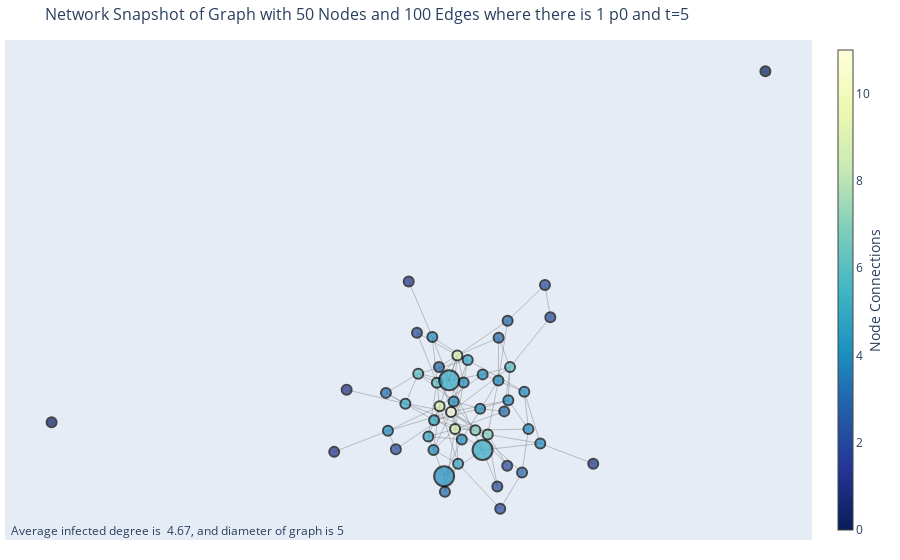

Notebook code for this chart:
### Markdown cell above
## Graph Visualization

### Code cell
G = nx.from_numpy_matrix(graphs[-1])
# G = nx.gnm_random_graph(NUM_NODES, NUM_EDGES)
edge_x = []
edge_y = []
positions = nx.spring_layout(G)
for edge in G.edges():
    x0, y0 = positions[edge[0]]
    x1, y1 = positions[edge[1]]
    edge_x.append(x0)
    edge_x.append(x1)
    edge_x.append(None)
    edge_y.append(y0)
    edge_y.append(y1)
    edge_y.append(None)


edge_trace = go.Scatter(
    x=edge_x, y=edge_y,
    line=dict(width=0.5, color='#888'),
    hoverinfo='none',
    mode='lines')

node_x = []
node_y = []
for node in G.nodes():
    x, y = positions[node]
    node_x.append(x)
    node_y.append(y)

node_trace = go.Scatter(
    x=node_x, y=node_y,
    mode='markers',
    hoverinfo='text',
    marker=dict(
        showscale=True,
        # colorscale options
        #'Greys' | 'YlGnBu' | 'Greens' | 'YlOrRd' | 'Bluered' | 'RdBu' |
        #'Reds' | 'Blues' | 'Picnic' | 'Rainbow' | 'Portland' | 'Jet' |
        #'Hot' | 'Blackbody' | 'Earth' | 'Electric' | 'Viridis' |
        colorscale='YlGnBu',
        reversescale=True,
        color=[],
        size=[],
        # size = 10,
        colorbar=dict(
            thickness=15,
            title='Node Connections',
            xanchor='left',
            titleside='right'
        ),
        line=dict(
            color='Black',
            width=2
        )))

node_adjacencies = []
node_text = []
for node, adjacencies in enumerate(G.adjacency()):
    node_adjacencies.append(len(adjacencies[1]))
    node_text.append('# of connections: '+str(len(adjacencies[1])))
avg_degree = {
    0: np.average([adj for i, adj in enumerate(node_adjacencies) if not nodes_statuses[-1,i,-1]]),
    1: np.average([adj for i, adj in enumerate(node_adjacencies) if nodes_statuses[-1,i,-1]]),
}

node_trace.marker.color = node_adjacencies
node_trace.marker.size = [20 if nodes_statuses[-1,i,-1] else 10 for i in range(NUM_NODES)]
node_trace.text = node_text

fig = go.Figure(data=[edge_trace, node_trace],
            layout=go.Layout(
                title=f'Network Snapshot of Graph with {NUM_NODES} Nodes and {NUM_EDGES} Edges where there is 1 p0 and t=5',
                titlefont_size=16,
                showlegend=False,
                hovermode='closest',
                margin=dict(b=20,l=5,r=5,t=40),
                annotations=[ dict(
                    text=f'Average infected degree is  {avg_degree[1]:2.2f}, and diameter of graph is {nx.diameter(max([G.subgraph(c).copy() for c in nx.connected_components(G)], key=len))}',
                    showarrow=False,
                    xref="paper", yref="paper",
                    x=0.005, y=-0.002 ), ],
                    
                xaxis=dict(showgrid=False, zeroline=False, showticklabels=False),
                yaxis=dict(showgrid=False, zeroline=False, showticklabels=False))
                )
fig.show()

### Figure 1 — Plotly figure (JSON) as saved in the notebook; plotly's stock layout.template omitted (floating-point values rounded to 4 significant figures; data arrays with more than 128 entries replaced by an {"elided": "..."} marker saying what was removed)
{"data": [{"hoverinfo": "none", "line": {"color": "#888", "width": 0.5}, "mode": "lines", "type": "scatter", "x": {"elided": "300 float values"}, "y": {"elided": "300 float values"}}, {"hoverinfo": "text", "marker": {"color": [5, 4, 6, 4, 5, 2, 4, 4, 4, 7, 5, 4, 3, 4, 2, 11, 6, 7, 9, 5, 2, 3, 6, 4, 3, 4, 4, 0, 1, 2, 1, 3, 2, 4, 2, 5, 4, 1, 1, 3, 4, 5, 2, 4, 3, 9, 0, 5, 9, 3], "colorbar": {"thickness": 15, "title": {"side": "right", "text": "Node Connections"}, "xanchor": "left"}, "colorscale": [[0, "rgb(255,255,217)"], [0.125, "rgb(237,248,177)"], [0.25, "rgb(199,233,180)"], [0.375, "rgb(127,205,187)"], [0.5, "rgb(65,182,196)"], [0.625, "rgb(29,145,192)"], [0.75, "rgb(34,94,168)"], [0.875, "rgb(37,52,148)"], [1, "rgb(8,29,88)"]], "line": {"color": "Black", "width": 2}, "reversescale": true, "showscale": true, "size": [10, 10, 10, 10, 20, 10, 10, 10, 10, 10, 10, 10, 10, 10, 10, 10, 10, 10, 10, 20, 10, 10, 10, 10, 10, 10, 10, 10, 10, 10, 10, 10, 10, 10, 10, 10, 10, 10, 10, 10, 10, 10, 10, 20, 10, 10, 10, 10, 10, 10]}, "mode": "markers", "text": ["# of connections: 5", "# of connections: 4", "# of connections: 6", "# of connections: 4", "# of connections: 5", "# of connections: 2", "# of connections: 4", "# of connections: 4", "# of connections: 4", "# of connections: 7", "# of connections: 5", "# of connections: 4", "# of connections: 3", "# of connections: 4", "# of connections: 2", "# of connections: 11", "# of connections: 6", "# of connections: 7", "# of connections: 9", "# of connections: 5", "# of connections: 2", "# of connections: 3", "# of connections: 6", "# of connections: 4", "# of connections: 3", "# of connections: 4", "# of connections: 4", "# of connections: 0", "# of connections: 1", "# of connections: 2", "# of connections: 1", "# of connections: 3", "# of connections: 2", "# of connections: 4", "# of connections: 2", "# of connections: 5", "# of connections: 4", "# of connections: 1", "# of connections: 1", "# of connections: 3", "# of connections: 4", "# of connections: 5", "# of connections: 2", "# of connections: 4", "# of connections: 3", "# of connections: 9", "# of connections: 0", "# of connections: 5", "# of connections: 9", "# of connections: 3"], "type": "scatter", "x": [0.0134, -0.1809, -0.0618, 0.04973, -0.03179, 0.2015, -0.07286, 0.1122, 0.1613, 0.06222, -0.06859, 0.1512, 0.0886, 0.08806, -0.1102, -0.02725, -0.1071, 0.03206, -0.01182, 0.04957, 0.1096, 0.1106, 0.1165, 0.1901, -0.1858, -0.07008, -0.0208, 0.7383, -0.2815, 0.09254, 0.3191, 0.1023, 0.08548, -0.001023, -0.1616, -0.01002, 0.04359, -0.3118, -0.1303, 0.1457, 0.003382, -0.08244, 0.2145, -0.04408, -0.04217, -0.05511, -1, -0.1384, -0.01739, -0.05665], "y": [0.09261, -0.07394, 0.03937, 0.05881, 0.04494, 0.2691, 0.1464, -0.002081, -0.06986, -0.08229, -0.04895, 0.01805, 0.145, 0.0445, 0.1569, -0.02942, 0.06049, -0.07227, 0.1034, -0.1189, -0.1558, 0.1847, 0.07586, -0.1036, 0.01531, -0.1187, -0.004777, 0.7713, 0.02247, -0.257, -0.1511, -0.02815, -0.2046, -0.09411, -0.117, -0.1514, -0.02177, -0.1233, 0.2771, -0.1719, 0.03947, -0.08734, 0.1933, -0.1806, -0.217, -0.01588, -0.05388, -0.009995, -0.06975, 0.07629]}], "layout": {"annotations": [{"showarrow": false, "text": "Average infected degree is  4.67, and diameter of graph is 5", "x": 0.005, "xref": "paper", "y": -0.002, "yref": "paper"}], "hovermode": "closest", "margin": {"b": 20, "l": 5, "r": 5, "t": 40}, "showlegend": false, "title": {"font": {"size": 16}, "text": "Network Snapshot of Graph with 50 Nodes and 100 Edges where there is 1 p0 and t=5"}, "xaxis": {"showgrid": false, "showticklabels": false, "zeroline": false}, "yaxis": {"showgrid": false, "showticklabels": false, "zeroline": false}}}
